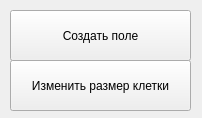
<?xml version="1.0" encoding="UTF-8"?>
<ui version="4.0">
 <class>start_window</class>
 <widget class="QWidget" name="start_window">
  <property name="geometry">
   <rect>
    <x>0</x>
    <y>0</y>
    <width>202</width>
    <height>118</height>
   </rect>
  </property>
  <property name="windowTitle">
   <string>Form</string>
  </property>
  <widget class="QPushButton" name="cfb">
   <property name="geometry">
    <rect>
     <x>10</x>
     <y>10</y>
     <width>181</width>
     <height>51</height>
    </rect>
   </property>
   <property name="text">
    <string>Создать поле</string>
   </property>
  </widget>
  <widget class="QPushButton" name="ccs">
   <property name="geometry">
    <rect>
     <x>10</x>
     <y>60</y>
     <width>181</width>
     <height>51</height>
    </rect>
   </property>
   <property name="text">
    <string>Изменить размер клетки</string>
   </property>
  </widget>
 </widget>
 <resources/>
 <connections/>
</ui>
